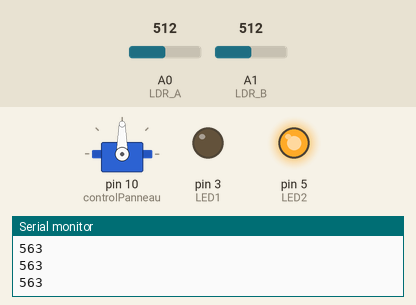
Recording of a sketch running on a simulated Arduino Uno, built with avr-gcc and run on an emulated ATmega328P. Parts: servo, output pins drawn as LEDs (lit = HIGH), the last lines printed to the serial monitor. The inputs (shaded band) are chosen by the test bench; at power-on: A0 (LDR_A) = 512, A1 (LDR_B) = 512.

Above: at 10.2 s.
10.3 s: A0 (LDR_A) set to 542
At 12.8 s:
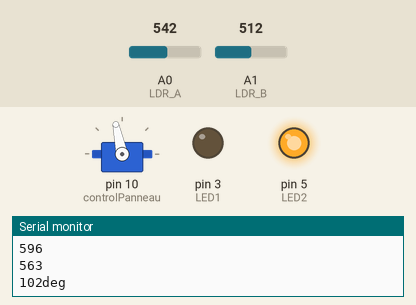
13.3 s: A0 (LDR_A) set to 511
At 14.5 s:
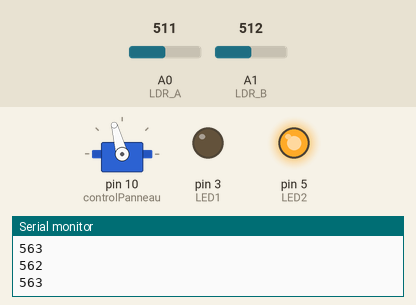
14.8 s: A1 (LDR_B) set to 0
At 16.66 s:
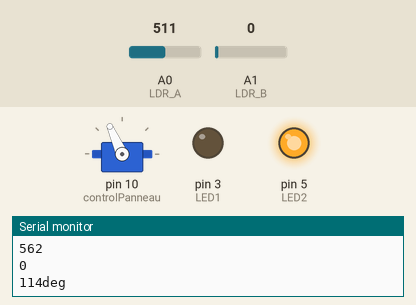
17.8 s: A1 (LDR_B) set to 520
At 19.1 s:
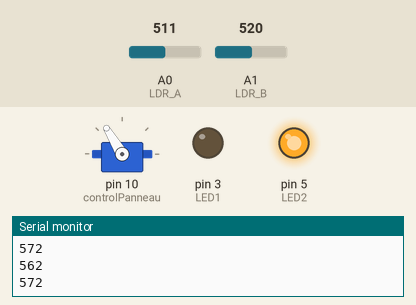
19.5 s: A1 (LDR_B) set to 540
At 19.9 s:
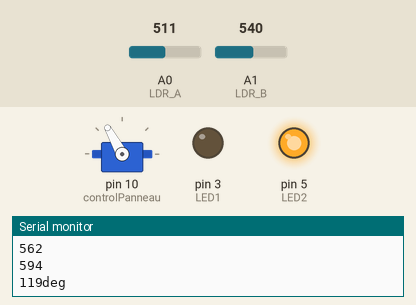
22.5 s: A1 (LDR_B) set to 511
Timing chart, 0 to 25.0 s (numbered marks = the images above; inputs shaded):
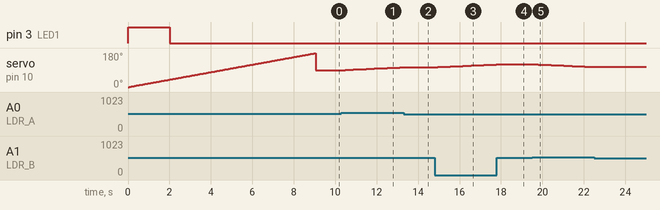

The sketch:

projet_solar_tracker.ino
```cpp
#include <Servo.h>

#define LED1 3
#define LED2 5

#define ServoM 10

#define LDR_A A0
#define LDR_B A1

Servo controlPanneau;

int values_left[181], values_right[181], max_right = 0, max_left = 0, max_point_left = 0, max_point_right = 0;

int max_angle_point = 0;

void setup() {

  Serial.begin(9600);

  pinMode(LED1, OUTPUT);
  pinMode(LED2, OUTPUT);

  controlPanneau.attach(10);

  for (int x = 0; x <= 179; x++) {
    int state1 = x < 40 ? HIGH : LOW;

    digitalWrite(LED1, state1);
    digitalWrite(LED2, !state1);

    controlPanneau.write(x);
    delay(50);
    values_left[x] = analogRead(LDR_A);
    values_right[x] = analogRead(LDR_B);

    if (x > 0) {
      max_right = min(values_right[x - 1], max_right);
      max_left = min(values_left[x - 1], max_left);
    }
  }

  max_point_right = 90;
  max_point_left = 90;

  for (int k = 179 ; k >= 0; k--) {
    if (values_right[k] == max_right) {
      max_point_right = k;
    }
    if (values_left[k] == max_left) {
      max_point_left = k;
    }
  }

  max_angle_point = max(max_point_right,max_point_left);

  if (max_angle_point <= 90) { //we take LDR_B
    max_angle_point = max_point_right;
  }
  else { //take LDR_A
    max_angle_point = max_point_left;
  }


  controlPanneau.write(max_angle_point);

}


unsigned long reading1[10];

unsigned long reading2[10];


unsigned long l1 = 0;
unsigned long l2 = 0;

void loop() {


  for (int x = 0; x < 10; x++) {

    l1 = analogRead(LDR_A);
    l2 = analogRead(LDR_B);

    reading1[x] = l1;
    reading2[x] = l2;

    delay(20);

  }

  for (int x = 0; x < 10; x++) {
    l1 += reading1[x];
    l2 += reading2[x];
  }

  l1 = l1 / 10;
  l2 = l2 / 10;


  Serial.println();
  Serial.println(l1);
  Serial.println(l2);
  Serial.println();
  Serial.println();
  Serial.println();


  if (l1 > l2 & (l1 - l2 > 20) ) {
    int state1 = max_angle_point < 90 ? HIGH : LOW;
    digitalWrite(LED1, state1);
    digitalWrite(LED2, !state1);
    max_angle_point++;
    max_angle_point = max_angle_point < 0 ? 0 : max_angle_point;
    max_angle_point = max_angle_point > 180 ? 180 : max_angle_point;
    controlPanneau.write(max_angle_point);
    Serial.println(String(max_angle_point) + "deg");

  }

  else if (l2 > l1 & (l2 - l1 > 20)) {
    int state1 = max_angle_point < 90 ? HIGH : LOW;

    digitalWrite(LED1, state1);
    digitalWrite(LED2, !state1);
    max_angle_point--;
    max_angle_point = max_angle_point < 0 ? 0 : max_angle_point;
    max_angle_point = max_angle_point > 180 ? 180 : max_angle_point;
    controlPanneau.write(max_angle_point);
    Serial.println(String(max_angle_point) + "deg");
  }

}
```

Measured:
- the behaviour switches between 530 and 531 on A0 (LDR_A) (found by bisection; images 0 and 1)
- after the input at 10.3 s, servo on pin 10 (controlPanneau): moves from 90° to 104° over 2.6 s, starting after 0.17 s
- after the input at 13.3 s, servo on pin 10 (controlPanneau): goes on until 13.3 s, then stays 105°
- after the input at 14.8 s, servo on pin 10 (controlPanneau): moves from 105° to 120° over 2.8 s, starting after 0.14 s
- after the input at 17.8 s, servo on pin 10 (controlPanneau): goes on until 18.0 s, then stays 121°
- after the input at 19.5 s, servo on pin 10 (controlPanneau): moves from 121° to 106° over 2.8 s, starting after 0.10 s
- after the input at 22.5 s, servo on pin 10 (controlPanneau): stays 106° (without the input it goes to 105° after 0.15 s)
